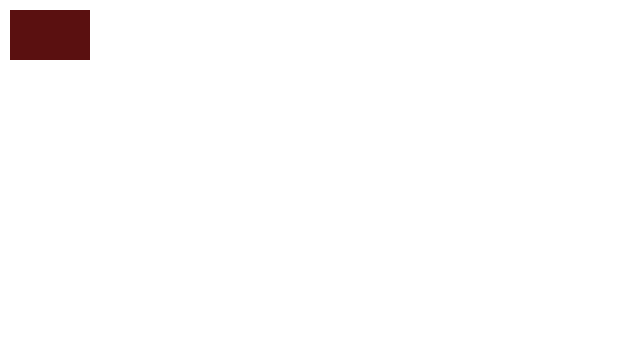
Frame 1 (no input)
Frame 60 (the mouse pressed at the canvas centre just before this capture): identical to frame 1, image omitted
Frame 120 (the mouse held since frame 60 and released just before this capture): identical to frame 1, image omitted

The Processing sketch that drew this single still picture (run headless with seeded random() and noise(); from frame 60 on, the mouse is pressed at the canvas centre):

// Processing sketch: sketch_weaving
// ── sketch_weaving.pde
class Segment {
  Segment(PVector _a, PVector _b) {
    a = _a;
    b = _b;
  }
  void display() {
    stroke(0);
    strokeWeight(1);
    noFill();
    line(a.x, a.y, b.x, b.y);
  }
  PVector a;
  PVector b;
};

void displaySegments() {
  clear();
  for (Segment seg : segments) {
    seg.display();
  }
}

ArrayList<Segment> segments = new ArrayList<Segment>();
int sX, sY, eX, eY;

ArrayList<PVector> intersections = new ArrayList<PVector>();

void setup() {
  size(640, 360);
  noSmooth();
  fill(0);
  clear();
}

void clear() {
    background(255);
  /*for(int i = 0; i < 7; i++) {
    segments.add(new Segment(new PVector(int(random(width)), int(random((height)))), new PVector(int(random(width)), int(random(height)))));
  }*/
  noStroke();
  fill(color(90,16,16));
  rect(10,10,80,50);
}

float EPS = 0.000001;

boolean feq(float f, float g) {
  return abs(f-g) < EPS;
}

class MaybePVector {
  boolean onsegs;
  boolean just;
  PVector p;
  MaybePVector(boolean _j, PVector _p, boolean _o) {
    just = _j;
    onsegs = _o;
    if (just) {
      p = _p;
    }
  }
}

boolean inRange(float a, float b, float x) {
  if (a < b) {
    return a <= x && x <= b;
  } else {
    return b <= x && x <= a;
  }
}

MaybePVector intersect(Segment s1, Segment s2) {
  /*
  y = m1x + b1
  y = m2x + b2
  
  if m1 = m2 and b1 = b2 the lines are identical
  if m1 = m2 and b1 != b2 the lines are parallel
  otherwise, the lines intersect at (x,y):
  
  m1x + b1 = m2x + b2
  (m1-m2)x = b2 - b1
  x = (b2 - b1)/(m1 - m2)
  y = m1[(b2 - b1)/(m1 - m2)] + b1
  
  y = mx + b
  m = (y1-y0)/(x1-x0)
  b = y0 - mx0
  
           /|(x1,y1)
          / |
         /  |
  (x0,y0)----
  */
  
  float m1 = (s1.b.y - s1.a.y) / (s1.b.x - s1.a.x);
  float b1 = s1.a.y - m1 * s1.a.x;
  float m2 = (s2.b.y - s2.a.y) / (s2.b.x - s2.a.x);
  float b2 = s2.a.y - m2 * s2.a.x;
  if (feq(m1, m2)) {
    return new MaybePVector(false, null, false);
  } else {
    float x = (b2 - b1)/(m1 - m2);
    float y = m1 * x + b1;
    // make sure it is on the segments
    boolean onsegs = inRange(s1.a.x, s1.b.x, x)
                  && inRange(s1.a.y, s1.b.y, y)
                  && inRange(s2.a.x, s2.b.x, x)
                  && inRange(s2.a.y, s2.b.y, y);
    PVector i = new PVector(x, y);
    return new MaybePVector(true, i, onsegs);
  }
}

void weave() {
  for(Segment s1: segments) {
    for(Segment s2: segments) {
      if (s1.a == s2.a && s1.b == s2.b) {
        continue;
      }
      MaybePVector mp = intersect(s1, s2);
      if (mp.just) {
         if (mp.onsegs) {
           fill(color(255, 0, 0));
         } else {
           fill(color(0, 255, 255));
         }
         circle(mp.p.x, mp.p.y, 5);
      }
    }
  }
}

void mousePressed() {
  if (10 <= mouseX && mouseX < 80 && 10 < mouseY && mouseY < 50) {
    return;
  } else {
    ellipseMode(RADIUS);
    stroke(0);
    strokeWeight(1);
    fill(0);
    sX = mouseX;
    sY = mouseY;
    circle(sX, sY, 5);
  }
}

void drawNewSegment() {
  ellipseMode(RADIUS);
  displaySegments();
  eX = mouseX;
  eY = mouseY;
  stroke(0);
  strokeWeight(1);
  fill(0);
  circle(sX, sY, 5);
  line(sX, sY, eX, eY);
  circle(eX, eY, 5);
}

void mouseDragged() {
  if (mouseX < 80 && mouseY < 50) {
    return;
  } else {
    drawNewSegment();
  }
}

void mouseReleased() {
  if (10 <= mouseX && mouseX < 80 && 10 < mouseY && mouseY < 50) {
    weave();
  } else {
    segments.add(new Segment(new PVector(sX, sY), new PVector(eX, eY)));
    displaySegments();
  }
}
  
void draw() {
}
